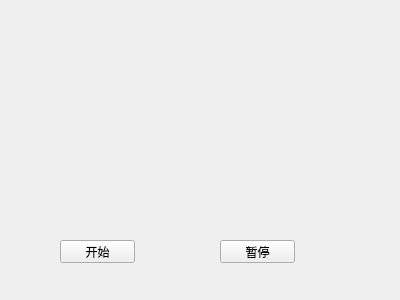
<?xml version="1.0" encoding="UTF-8"?>
<ui version="4.0">
 <class>Widget</class>
 <widget class="QWidget" name="Widget">
  <property name="geometry">
   <rect>
    <x>0</x>
    <y>0</y>
    <width>400</width>
    <height>300</height>
   </rect>
  </property>
  <property name="windowTitle">
   <string>Widget</string>
  </property>
  <widget class="QLabel" name="label">
   <property name="geometry">
    <rect>
     <x>80</x>
     <y>10</y>
     <width>221</width>
     <height>171</height>
    </rect>
   </property>
   <property name="text">
    <string/>
   </property>
   <property name="scaledContents">
    <bool>true</bool>
   </property>
  </widget>
  <widget class="QPushButton" name="startButton">
   <property name="geometry">
    <rect>
     <x>60</x>
     <y>240</y>
     <width>75</width>
     <height>23</height>
    </rect>
   </property>
   <property name="text">
    <string>开始</string>
   </property>
  </widget>
  <widget class="QPushButton" name="stopButton">
   <property name="geometry">
    <rect>
     <x>220</x>
     <y>240</y>
     <width>75</width>
     <height>23</height>
    </rect>
   </property>
   <property name="text">
    <string>暂停</string>
   </property>
  </widget>
 </widget>
 <layoutdefault spacing="6" margin="11"/>
 <resources/>
 <connections/>
</ui>
